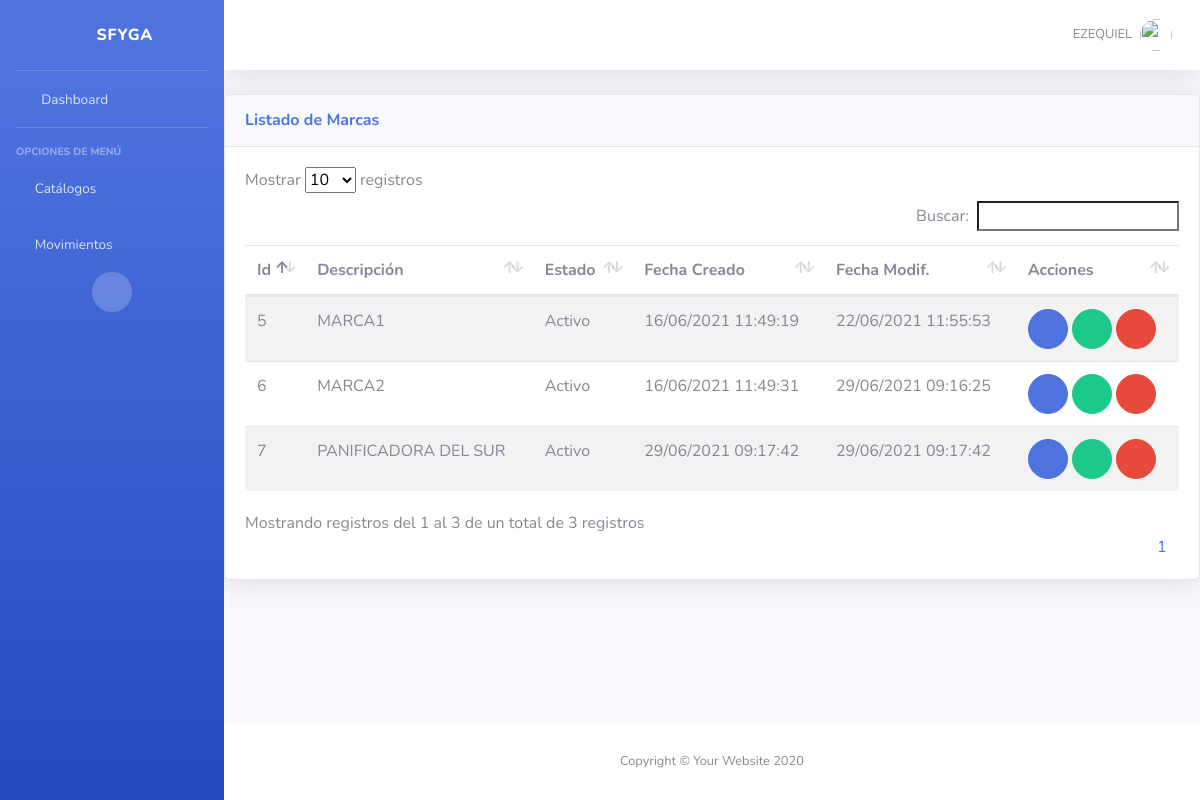
The page /inv/marca/ (signed in) on the database its author committed.
### inv/models.py (models this page shows, shortened)
class Marca(ClaseModelo):
    descripcion = models.CharField(max_length=100, help_text='Marca', unique=True)
    class Meta:
        verbose_name_plural = 'Marcas'

### inv/views.py (the view)
# urls.py: path('marca/', MarcaView.as_view(), name='marca_list'),
class MarcaView(SinPrivilegios, generic.ListView):
    permission_required='inv.view_marca'
    model = Marca
    template_name = "inv/marca_list.html"
    context_object_name = "obj"

### inv/templates/inv/marca_list.html (shortened to what this page needs)
{% extends 'base/base.html' %}
{% block page_content %}
<div class="card shadow mb-4">
    <div
        class="card-header py-3 d-flex flex-row align-items-center justify-content-between">
        <h6 class="m-0 font-weight-bold text-primary">Listado de Marcas</h6>
        <div class="dropdown no-arrow">
            <a class="dropdown-toggle" href="#" role="button" id="dropdownMenuLink"
                data-toggle="dropdown" aria-haspopup="true" aria-expanded="false">
                <i class="fas fa-ellipsis-v fa-sm fa-fw text-gray-400"></i>
            </a>
        </div>
    </div>
    <div class="card-body">
        {% if not obj %}
            <div class="alert alert-info">No Hay Marcas</div>
        {% else %}
            <table class= "table table-striped table-hover">
                <thead>
                    <th>Id</th>
                    <th>Descripción</th>
                    <th>Estado</th>
                    <th>Fecha Creado</th>
                    <th>Fecha Modif.</th>
                    <th class="all">Acciones</th>
                </thead>
                <tbody>
                    {% for item in obj %}
                    <tr>
                        <td>{{ item.id }}</td>
                        <td>{{ item.descripcion }}</td>
                        <td>{{ item.estado| yesno:"Activo,Inactivo" }}</td>
                        <td>{{ item.fc | date:"d/m/Y H:i:s" }}</td>
                        <td>{{ item.fm | date:"d/m/Y H:i:s" }}</td>
                        <td>
                            <a href="#"  onclick="return abrir_modal('{% url 'inv:marca_edit' item.id %}')" class="btn btn-primary btn-circle" role="button"><i class="fas fa-edit"></i></a>
                            {% if item.estado == True %}
                                <a href="#"  onclick="return abrir_modal('{% url 'inv:marca_inactivar' item.id %}')" class="btn btn-success btn-circle" role="button"><i class="fas fa-check"></i></a>
                            {% endif %}
                            <a href="#"  onclick="return abrir_modal('{% url 'inv:marca_del' item.id %}')" class="btn btn-danger btn-circle" role="button"><i class="fas fa-trash-alt"></i></a>
                        </td>
                    </tr>
                    {% endfor %}
                </tbody>
            </table>
        {% endif %}
    </div>
</div>
{% endblock page_content %}

### templates/base/base.html (shortened to what this page needs)
{% load static %}
<!DOCTYPE html>
<html lang="es">
<head>
    <link href="{% static 'base/vendor/fontawesome-free/css/all.min.css' %}" rel="stylesheet" type="text/css">
    <link href="{% static 'base/css/sb-admin-2.min.css' %}" rel="stylesheet">
    <link href="{% static 'base/vendor/datatables/datatables.bootstrap4.min.css' %}" rel="stylesheet">
    <link href="{% static 'base/vendor/jquery_confirm/jquery-confirm.min.css' %}" rel="stylesheet">
    <link rel="stylesheet" href="{% static 'base/vendor/datetime_picker/jquery.datetimepicker.min.css' %}" />
</head>
<body id="page-top" class="bg-gradient-primary">
    <div id="wrapper">
        {% block side_bar %}
        <ul class="navbar-nav bg-gradient-primary sidebar sidebar-dark accordion" id="accordionSidebar">
            <a class="sidebar-brand d-flex align-items-center justify-content-center" href="{% url 'bases:home' %}">
                <div class="sidebar-brand-icon rotate-n-15">
                    <i class="fas fa-donate"></i>
                </div>
                <div class="sidebar-brand-text mx-3">SFyGA</div>
            </a>
            <hr class="sidebar-divider my-0">
            <li class="nav-item">
                <a class="nav-link" href="{% url 'bases:home' %}">
                    <i class="fas fa-fw fa-tachometer-alt"></i>
                    <span>Dashboard</span></a>
            </li>
            <hr class="sidebar-divider">
            <div class="sidebar-heading">
                Opciones de Menú
            </div>
            <li class="nav-item">
                <a class="nav-link collapsed" href="#" data-toggle="collapse" data-target="#collapseTwo"
                    aria-expanded="true" aria-controls="collapseTwo">
                    <i class="fas fa-circle text-lightgray"></i>
                    <span>Catálogos</span>
                </a>
            </li>
            <li class="nav-item">
                <a class="nav-link collapsed" href="#" data-toggle="collapse" data-target="#collapseUtilities"
                    aria-expanded="true" aria-controls="collapseUtilities">
                    <i class="fas fa-circle text-lightgray"></i>
                    <span>Movimientos</span>
                </a>
            </li>
            <div class="text-center d-none d-md-inline">
                <button class="rounded-circle border-0" id="sidebarToggle"></button>
            </div>
        </ul>
        {% endblock side_bar %}
        <div id="content-wrapper" class="d-flex flex-column">
            <div id="content">
                {% block top_bar %}
                <nav class="navbar navbar-expand navbar-light bg-white topbar mb-4 static-top shadow">
                    <ul class="navbar-nav ml-auto">
                        <li class="nav-item dropdown no-arrow d-sm-none">
                        <li class="nav-item dropdown no-arrow">
                            <a class="nav-link dropdown-toggle" href="#" id="userDropdown" role="button"
                                data-toggle="dropdown" aria-haspopup="true" aria-expanded="false">
                                <span class="mr-2 d-none d-lg-inline text-gray-600 small">{{ user.username|upper }}</span>
                                <img class="img-profile rounded-circle"
                                    src="{% static '/base/img/undraw_profile.svg' %}">
                            </a>
                        </li>
                    </ul>
                </nav>
                {% endblock top_bar %}
                {% block page_content %}{% endblock page_content %}
            </div>
            {% block footer %}
            <footer class="sticky-footer bg-white">
                <div class="container my-auto">
                    <div class="copyright text-center my-auto">
                        <span>Copyright &copy; Your Website 2020</span>
                    </div>
                </div>
            </footer>
            {% endblock footer %}
        </div>
    </div>
</body>
</html>

### rows shown on the page
Marca: id "5", descripcion "MARCA1", estado "Activo", fc "16/06/2021 11:49:19", fm "22/06/2021 11:55:53"
Marca: id "6", descripcion "MARCA2", estado "Activo", fc "16/06/2021 11:49:31", fm "29/06/2021 09:16:25"
Marca: id "7", descripcion "PANIFICADORA DEL SUR", estado "Activo", fc "29/06/2021 09:17:42", fm "29/06/2021 09:17:42"

### other values the page prints
{{ user.username|upper }} "EZEQUIEL"
